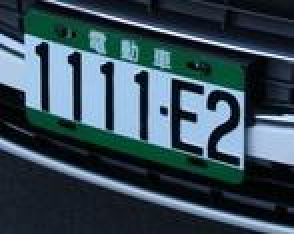
//> input picture img/0_1111E2_1.jpg, 147 x 117 px (shown 2 times larger)
$ ./lp_rect_clean ../img/0_1111E2_1.jpg   (built with g++ and OpenCV 4)
//> lines starting //> are read from the running program, lines starting //| are printed output that depends on the picture
#include <stdio.h>
#include "opencv2/opencv.hpp"
#include <iostream>
#include <algorithm>
#include "opencv2/core/core.hpp"
#include "opencv2/highgui/highgui.hpp"
#include "iostream"
#include <chrono>

using namespace cv;
using namespace std;
using namespace std::chrono;
#define __NLM__
#undef  __NLM__

int getPloarPeak(Mat &lineMat){
    std::vector<float> coefficient;
    if (lineMat.isContinuous()) {
        coefficient.assign((float*)lineMat.data, (float*)lineMat.data + lineMat.total()*lineMat.channels());
    } else {
        for (int i = 0; i < lineMat.rows; ++i) {
            coefficient.insert(coefficient.end(), lineMat.ptr<float>(i), lineMat.ptr<float>(i)+lineMat.cols*lineMat.channels());
        }
    }
    int s=coefficient.size();
    int maxElementIndex = std::max_element(coefficient.begin()+25,coefficient.end()-25) - coefficient.begin();
    return(maxElementIndex);
}


int my_fft(Mat & image,Mat & imgout)
{
    Mat I = image;
    if( I.empty())
        return -1;

    Mat padded;                            //expand input image to optimal size
    int m = getOptimalDFTSize( I.rows );
    int n = getOptimalDFTSize( I.cols ); // on the border add zero values
    copyMakeBorder(I, padded, 0, m - I.rows, 0, n - I.cols, BORDER_CONSTANT, Scalar::all(0));

    Mat planes[] = {Mat_<float>(padded), Mat::zeros(padded.size(), CV_32F)};
    Mat complexI;
    merge(planes, 2, complexI);         // Add to the expanded another plane with zeros

    dft(complexI, complexI);            // this way the result may fit in the source matrix
    split(complexI, planes);                   // planes[0] = Re(DFT(I), planes[1] = Im(DFT(I))
    magnitude(planes[0], planes[1], planes[0]);// planes[0] = magnitude
    Mat magI = planes[0];

    magI += Scalar::all(1);                    // switch to logarithmic scale
    log(magI, magI);

    // crop the spectrum, if it has an odd number of rows or columns
    magI = magI(Rect(0, 0, magI.cols & -2, magI.rows & -2));

    // rearrange the quadrants of Fourier image  so that the origin is at the image center
    int cx = magI.cols/2;
    int cy = magI.rows/2;

    Mat q0(magI, Rect(0, 0, cx, cy));   // Top-Left - Create a ROI per quadrant
    Mat q1(magI, Rect(cx, 0, cx, cy));  // Top-Right
    Mat q2(magI, Rect(0, cy, cx, cy));  // Bottom-Left
    Mat q3(magI, Rect(cx, cy, cx, cy)); // Bottom-Right

    Mat tmp;                           // swap quadrants (Top-Left with Bottom-Right)
    q0.copyTo(tmp);
    q3.copyTo(q0);
    tmp.copyTo(q3);

    q1.copyTo(tmp);                    // swap quadrant (Top-Right with Bottom-Left)
    q2.copyTo(q1);
    tmp.copyTo(q2);

    normalize(magI, magI, 0, 1, NORM_MINMAX); // Transform the matrix with float values into a
                                            // viewable image form (float between values 0 and 1).
    imgout = magI;
    return 0;
}
int imgWrapA(Mat& src, Mat& warp_dst, float A)
{
    Point2f srcTri[3];
    Point2f dstTri[3];

    Mat warp_mat(2, 3, CV_32FC1);
    int column=src.cols;
    int row=src.rows;

    warp_dst = Mat::zeros(src.rows, src.cols, src.type());
    srcTri[0] = Point2f(column/2.0,row/2.0);
    srcTri[1] = Point2f(column/2.0,row/4.0);
    srcTri[2] = Point2f(column/4.0,row/2.0-column/4.0*A);

    dstTri[0] = Point2f(column/2.0,row/2.0);
    dstTri[1] = Point2f(column/2.0,row/4.0);
    dstTri[2] = Point2f(column/4.0,row/2.0);
    warp_mat = getAffineTransform(srcTri, dstTri);

    warpAffine(src, warp_dst, warp_mat, warp_dst.size());
    return 0;
}

#ifdef __NLM__
int estCorrect(Mat& orgImg0, Mat& correctImg, float cutoffF, float margin){
    Mat orgImg;
    fastNlMeansDenoisingColored(orgImg0,orgImg,9,9,7,21);
#else
int estCorrect(Mat& orgImg, Mat& correctImg, float cutoffF, float margin){
#endif
    Size s = orgImg.size();
    int w= s.width;
    int h= s.height;
    //cv::Rect crop_region(int(margin*w), 0 ,int(w-2*margin*w), h-1);
    int corp_w=int(w-2*margin*w);
    int corp_h=h-1;
    cv::Rect crop_region(int(margin*w), 0 ,corp_w, corp_h);
    Mat crop_img=orgImg(crop_region);
    Mat img;
    cvtColor(crop_img, img, COLOR_BGR2GRAY);
    Mat y;
    Sobel(img, y, CV_16S, 0, 1);
    Mat absY;
    convertScaleAbs(y, absY);
    Mat magnitude_spectrum;
    my_fft(absY,magnitude_spectrum);
    float marginPlor = 1.0;// # Cut off the outer 10% of the image
    int size=min(magnitude_spectrum.rows, magnitude_spectrum.cols);
    Mat polar_img;
    //warpPolar(magnitude_spectrum,polar_img, Size(int(size/2), 200), Point(img.cols/2,img.rows/2),
    warpPolar(magnitude_spectrum,polar_img, Size(int(size/2), 200), Point(magnitude_spectrum.cols/2,magnitude_spectrum.rows/2),
                                  size*marginPlor*0.5, WARP_POLAR_LINEAR);
    float coreCut=0.01;
    Mat polar_img_lowF = polar_img(Range::all(), Range(int(coreCut*polar_img.cols),int(cutoffF*polar_img.cols)));
    Mat polar_sum_200;

    reduce(polar_img_lowF, polar_sum_200, 1, cv::REDUCE_SUM);
    int polar_sum_200_rows = polar_sum_200.rows;
    int polar_sum_200_cols = polar_sum_200.cols;

    Mat polar_sum =polar_sum_200(Range(0,100),Range::all());
    polar_sum=polar_sum+polar_sum_200(Range(100,200),Range::all());
    int maxIndex=getPloarPeak(polar_sum);
    float offsetDegree=(maxIndex-50.0)/100.0*3.14;
    float rec_offsetDegree=atan(tan(offsetDegree)*corp_h/corp_w);
    float aEst=sin(rec_offsetDegree);
#ifdef __NLM__
    imgWrapA(orgImg0, correctImg, aEst);
#else
    imgWrapA(orgImg, correctImg, aEst);
#endif    //NLM: rename orgImg as orgImg0

}

int estCorrect2D(Mat& orgImg,Mat& hvCorrectedImg, float cutoffF,float margin){

    Mat hCorrectedImg;
    Mat hCorrectedImg90;
    Mat vCorrectedImg;
    estCorrect(orgImg, hCorrectedImg, cutoffF, margin);
    rotate(hCorrectedImg, hCorrectedImg90, ROTATE_90_CLOCKWISE);
    estCorrect(hCorrectedImg90, vCorrectedImg, cutoffF, margin);
    rotate(vCorrectedImg, hvCorrectedImg, ROTATE_90_COUNTERCLOCKWISE);
}

int main(int argc, char** argv )
{
    if ( argc != 2 )
    {
        printf("usage: lp_rect_clean <Image_Path>\n");
        return -1;
    }

    // Read the input image
    Mat orgImg = imread(argv[1]);
//> orgImg is the input picture: 117 rows x 147 cols, CV_8UC3; mean B, G, R 87.3, 75.8, 55.5
    if (orgImg.empty()) {
        printf("Could not open or find the image.\n");
        return -1;
    }

    // Process the image
    Mat hvCorrectedImg;
    estCorrect2D(orgImg, hvCorrectedImg, 0.8, 0.1);
//> in my_fft, `Mat planes[] = {Mat_<float>(padded), Mat::zeros(padded.size(), CV_32F)};`: planes[1]: 120 rows x 120 cols, CV_32FC1; every value is 0
//> in estCorrect, `reduce(polar_img_lowF, polar_sum_200, 1, cv::REDUCE_SUM);`: polar_sum_200 = 200 values, max 33.93 at index 59, min 24.55 at index 80, mean 26.79
//> in estCorrect, `Mat polar_sum =polar_sum_200(Range(0,100),Range::all());`: polar_sum = 100 values, max 33.93 at index 59, min 24.55 at index 80, mean 26.79
//> in estCorrect, `polar_sum=polar_sum+polar_sum_200(Range(100,200),Range::all());`: polar_sum = 100 values, max 67.86 at index 59, min 49.1 at index 80, mean 53.59
//> in getPloarPeak, `coefficient.assign((float*)lineMat.data, (float*)lineMat.data + lineMa..`: coefficient has the same summary as polar_sum in estCorrect
//> in getPloarPeak, `int s=coefficient.size();`: s = 100
//> in getPloarPeak, `int maxElementIndex = std::max_element(coefficient.begin()+25,coeffici..`: maxElementIndex = 59
//> in estCorrect, `int maxIndex=getPloarPeak(polar_sum);`: polar_sum_200 = 200 values, max 67.86 at index 59, min 24.55 at index 180, mean 40.19; maxIndex = 59
//> in estCorrect, `float offsetDegree=(maxIndex-50.0)/100.0*3.14;`: offsetDegree = 0.283
//> in estCorrect, `float rec_offsetDegree=atan(tan(offsetDegree)*corp_h/corp_w);`: rec_offsetDegree = 0.28
//> in estCorrect, `float aEst=sin(rec_offsetDegree);`: aEst = 0.277
//> in imgWrapA, `srcTri[2] = Point2f(column/4.0,row/2.0-column/4.0*A);`: srcTri = 3 Points (x, y): [73.5, 58.5], [73.5, 29.25], [36.75, 48.33]
//> in imgWrapA, `warp_mat = getAffineTransform(srcTri, dstTri);`: warp_mat = [[1, 0, 0], [-0.277, 1, 20.33]]
//> in imgWrapA, `warpAffine(src, warp_dst, warp_mat, warp_dst.size());`:
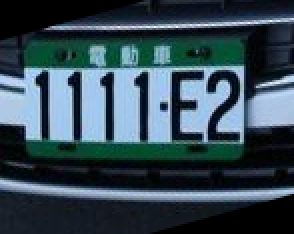
//> warp_dst: 117 rows x 147 cols, CV_8UC3 (shown 2 times larger); mean B, G, R 83.9, 73.3, 53.5
//> in estCorrect2D, `rotate(hCorrectedImg, hCorrectedImg90, ROTATE_90_CLOCKWISE);`:
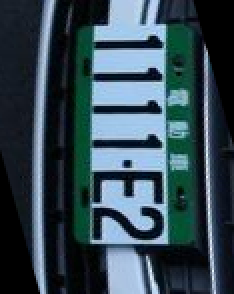
//> hCorrectedImg90: 147 rows x 117 cols, CV_8UC3 (shown 2 times larger); mean B, G, R 83.9, 73.3, 53.5
//> call 2 of estCorrect, with cutoffF = 0.8, margin = 0.1
//> in estCorrect (call 2), `Mat crop_img=orgImg(crop_region);`:
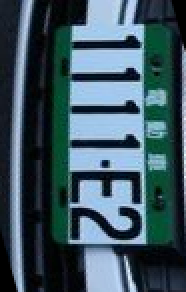
//> crop_img: 146 rows x 93 cols, CV_8UC3 (shown 2 times larger); mean B, G, R 97.2, 85.9, 62.3
//> in estCorrect (call 2), `cvtColor(crop_img, img, COLOR_BGR2GRAY);`:
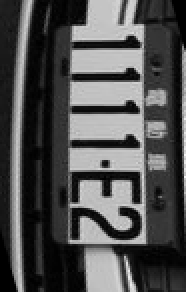
//> img: 146 rows x 93 cols, CV_8UC1 (shown 2 times larger); min 0, max 246, mean 80.1
//> in my_fft (call 2), `Mat planes[] = {Mat_<float>(padded), Mat::zeros(padded.size(), CV_32F)};`: planes[1]: 150 rows x 96 cols, CV_32FC1; every value is 0
//> in my_fft (call 2), `magnitude(planes[0], planes[1], planes[0]);`:
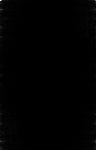
//> planes[0]: 150 rows x 96 cols, CV_32FC1; min 16.06, max 641307, mean 4182.6; drawn with min black and max white
//> in my_fft (call 2), `tmp.copyTo(q2);`:
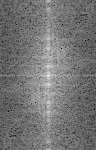
//> magI: 150 rows x 96 cols, CV_32FC1; min 2.84, max 13.37, mean 7.67; drawn with min black and max white
//> in estCorrect (call 2), `warpPolar(magnitude_spectrum,polar_img, Size(int(size/2), 200), Point(..`:
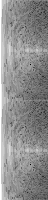
//> polar_img: 200 rows x 48 cols, CV_32FC1; min 0.00173, max 1, mean 0.557
//> in estCorrect (call 2), `reduce(polar_img_lowF, polar_sum_200, 1, cv::REDUCE_SUM);`: polar_sum_200 = 200 values, max 27.81 at index 50, min 20.02 at index 23, mean 22.37
//> in estCorrect (call 2), `Mat polar_sum =polar_sum_200(Range(0,100),Range::all());`: polar_sum = 100 values, max 27.81 at index 50, min 20.02 at index 23, mean 22.37
//> in estCorrect (call 2), `polar_sum=polar_sum+polar_sum_200(Range(100,200),Range::all());`: polar_sum = 100 values, max 55.62 at index 50, min 40.03 at index 23, mean 44.74
//> in estCorrect (call 2), `int maxIndex=getPloarPeak(polar_sum);`: polar_sum_200 = 200 values, max 55.62 at index 50, min 20.02 at index 123, mean 33.55; maxIndex = 50
//> in estCorrect (call 2), `float offsetDegree=(maxIndex-50.0)/100.0*3.14;`: offsetDegree = 0

    // Extract the prefix from the input filename
    std::string inputPath = argv[1];
//> inputPath = "../img/0_1111E2_1.jpg"
    std::string prefix;
    size_t lastSlash = inputPath.find_last_of("/\\");
//> lastSlash = 6
    size_t start = (lastSlash == std::string::npos) ? 0 : lastSlash + 1;
//> start = 7
    size_t lastDot = inputPath.find_last_of(".");
//> lastDot = 17
    size_t end = (lastDot == std::string::npos || lastDot < start) ? inputPath.length() : lastDot;
//> end = 17
    prefix = inputPath.substr(start, end - start);
//> prefix = "0_1111E2_1"

    // Construct the output filename
    std::string outputPath = prefix + "_rect.jpg";
//> outputPath = "0_1111E2_1_rect.jpg"

    // Save the processed image
    if (imwrite(outputPath, hvCorrectedImg)) {
        printf("Output image saved as %s\n", outputPath.c_str());
//| Output image saved as 0_1111E2_1_rect.jpg
    } else {
        printf("Failed to save the output image.\n");
        return -1;
    }

    // Optionally display the image
    // namedWindow("Corrected Image", WINDOW_AUTOSIZE );
    // imshow("Corrected Image", hvCorrectedImg);

    waitKey(0);
    return 0;
}

$ run again, on img/0_2326YG_2.jpg
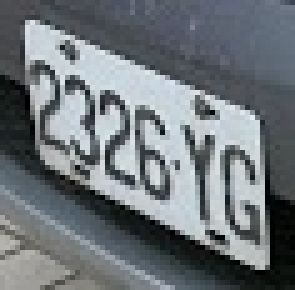
//> input picture img/0_2326YG_2.jpg, 59 x 58 px (shown 5 times larger)
//> orgImg is the input picture: 58 rows x 59 cols, CV_8UC3; mean B, G, R 121.6, 117.1, 110.7
//> in estCorrect, `reduce(polar_img_lowF, polar_sum_200, 1, cv::REDUCE_SUM);`: polar_sum_200 = 200 values, max 13.25 at index 61, min 8.58 at index 112, mean 9.95
//> in estCorrect, `Mat polar_sum =polar_sum_200(Range(0,100),Range::all());`: polar_sum = 100 values, max 13.25 at index 61, min 8.58 at index 12, mean 9.95
//> in estCorrect, `polar_sum=polar_sum+polar_sum_200(Range(100,200),Range::all());`: polar_sum = 100 values, max 26.5 at index 61, min 17.17 at index 12, mean 19.9
//> coefficient has the same summary as polar_sum in estCorrect
//> in getPloarPeak, `int s=coefficient.size();`: s = 100
//> maxElementIndex = 61
//> in estCorrect, `int maxIndex=getPloarPeak(polar_sum);`: polar_sum_200 = 200 values, max 26.5 at index 61, min 8.58 at index 112, mean 14.93; maxIndex = 61
//> offsetDegree = 0.345
//> rec_offsetDegree = 0.411
//> aEst = 0.4
//> in imgWrapA, `srcTri[2] = Point2f(column/4.0,row/2.0-column/4.0*A);`: srcTri = 3 Points (x, y): [29.5, 29], [29.5, 14.5], [14.75, 23.1]
//> warp_mat = [[1, 0, 0], [-0.4, 1, 11.8]]
//> crop_img: 58 rows x 46 cols, CV_8UC3
//> img: 58 rows x 46 cols, CV_8UC1
//> y: 58 rows x 46 cols, CV_16SC1
//> absY: 58 rows x 46 cols, CV_8UC1
//> in estCorrect (call 2), `warpPolar(magnitude_spectrum,polar_img, Size(int(size/2), 200), Point(..`:
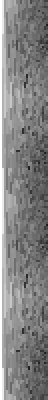
//> polar_img: 200 rows x 24 cols, CV_32FC1 (shown 2 times larger); min 0.113, max 1, mean 0.52
//> in estCorrect (call 2), `reduce(polar_img_lowF, polar_sum_200, 1, cv::REDUCE_SUM);`: polar_sum_200 = 200 values, max 12.51 at index 48, min 9.28 at index 83, mean 10.52
//> in estCorrect (call 2), `Mat polar_sum =polar_sum_200(Range(0,100),Range::all());`: polar_sum = 100 values, max 12.51 at index 48, min 9.28 at index 83, mean 10.52
//> in estCorrect (call 2), `polar_sum=polar_sum+polar_sum_200(Range(100,200),Range::all());`: polar_sum = 100 values, max 25.02 at index 48, min 18.55 at index 83, mean 21.04
//> in estCorrect (call 2), `int maxIndex=getPloarPeak(polar_sum);`: polar_sum_200 = 200 values, max 25.02 at index 48, min 9.28 at index 183, mean 15.78; maxIndex = 48
//> offsetDegree = -0.0628
//> rec_offsetDegree = -0.0791
//> aEst = -0.079
//> warp_dst: 59 rows x 58 cols, CV_8UC3
//> in estCorrect2D, `rotate(vCorrectedImg, hvCorrectedImg, ROTATE_90_COUNTERCLOCKWISE);`:
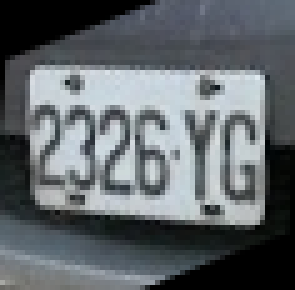
//> hvCorrectedImg: 58 rows x 59 cols, CV_8UC3 (shown 5 times larger); mean B, G, R 106.7, 102.8, 97
//> inputPath = "../img/0_2326YG_2.jpg"
//> lastSlash = 6
//> start = 7
//> lastDot = 17
//> prefix = "0_2326YG_2"
//> outputPath = "0_2326YG_2_rect.jpg"
//| Output image saved as 0_2326YG_2_rect.jpg
